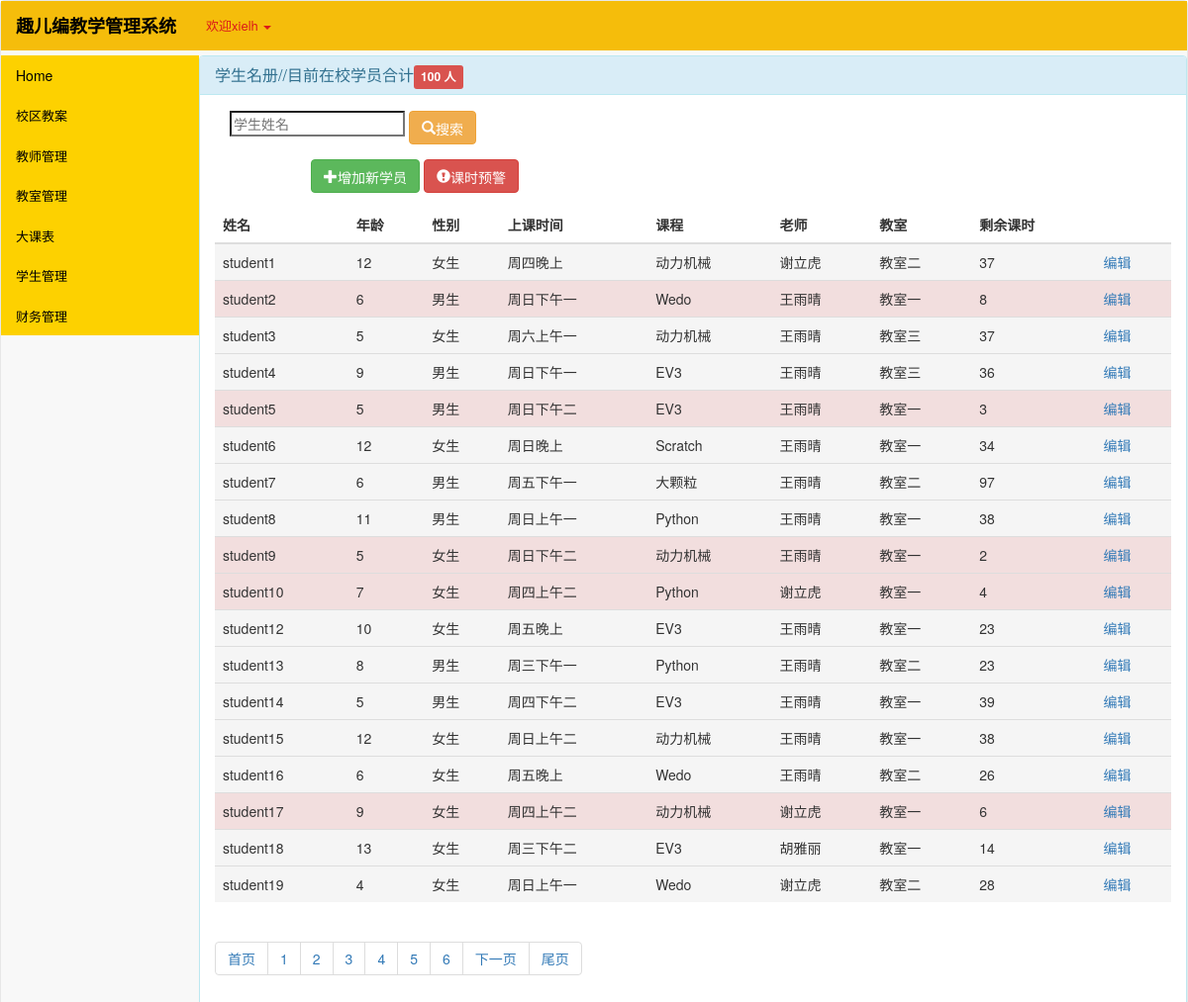
Screenshot of /student/ (signed in) with the database file from the repository.
### mainqeb/models.py (models this page shows, shortened)
class Student(models.Model):
    SEX_G=(
        ('男','男生'),
        ('女','女生')
    )
    name=models.CharField(max_length=10)  # 名字，学号，年纪，姓别，上课时间，所在教室，课程，对应老师
    age=models.IntegerField()
    gender=models.CharField(max_length=2,choices=SEX_G)
    time=models.ForeignKey(Time,related_name='students',on_delete=models.CASCADE)
    classroom=models.ForeignKey(Classroom,related_name='students',on_delete=models.CASCADE)
    curriculum=models.ForeignKey(Curriculum,related_name='students',on_delete=models.CASCADE)
    teacher=models.ForeignKey(Teacher,related_name='students',on_delete=models.CASCADE)
    Remaining_lesson_J=models.IntegerField(default=0)

class Time(models.Model):       #TODO   上课时间
    name=models.CharField(max_length=12)
    def __str__(self):
        return self.name

class Curriculum(models.Model):  #TODO  课程
    name=models.CharField(max_length=12)
    classroom=models.ForeignKey(Classroom,name='curriculum',on_delete=models.CASCADE)
    imgae=models.ImageField('照片',upload_to='img/',blank=True, null=True)
    def __str__(self):
        return self.name

class Teacher(models.Model):
    name=models.CharField(max_length=10,default=' ')
    curriculum=models.ManyToManyField(Curriculum,verbose_name='课程',default=' ',blank=True, null=True)
    imgae=models.ImageField('照片',upload_to='img/',blank=True, null=True)
    Number_of_classes=models.IntegerField(default=0)
    month=models.IntegerField(default=10)
    def __str__(self):
        return self.name

class Classroom(models.Model):   #TODO 教室
    name=models.CharField(max_length=6)
    def __str__(self):
        return self.name

### mainqeb/views.py (the view)
    def wrapper(*args,**kwargs):
        if not args[0].session.get('is_login'):
            return redirect('sign_in')
        return func(*args,**kwargs)

### mainqeb/views.py (called while the page is built)
def check_login(func):
    def wrapper(*args,**kwargs):
        if not args[0].session.get('is_login'):
            return redirect('sign_in')
        return func(*args,**kwargs)
    return wrapper

### templates/student.html (shortened to what this page needs)
{% extends 'base.html' %}
{% block Navigation %}
<div class="carousel slide" id="carousel-176804" style="margin:55px 0;">
<div class="panel panel-info">
    <div class="panel-heading">
        <h1 class="panel-title">学生名册//目前在校学员合计<span class="label label-danger">{{ students_num }} 人</span></h1>
    </div>
    <div class="panel-body">
        <div class="col-sm-4">
            <div class="form-group" style="float: left;">
                <form role="searchs" method="POST" id="searchform" >
                    {% if page == 1 %}
                        <input type="search" name="q"  placeholder="学生姓名" required >
                    {% else %}
                        <input type="search" name="q"  placeholder="学生姓名" required disabled>
                    {% endif %}
                    <button type="submit" name="search" class="glyphicon glyphicon-search  btn btn-warning" >搜索</button>
                </form>
            </div>
            <div class="form-group" style="float: right;">
                <form role="searchs" method="POST" id="searchform" >
                            <button type="submit" name="add" class="glyphicon glyphicon-plus btn btn-success ">增加新学员</button>
                            <button type="submit" name="warning" class="glyphicon glyphicon-exclamation-sign btn btn-danger ">课时预警</button>
                </form>
            </div>
        </div>
        <table class="table table-hover">
            <thead>
                <tr>
                    <th>姓名</th>
                    <th>年龄</th>
                    <th>性别</th>
                    <th>上课时间</th>
                    <th>课程</th>
                    <th>老师</th>
                    <th>教室</th>
                    <th>剩余课时</th>
                    <th></th>
                </tr>
            </thead>
            <tbody>
                {% for student in students %}
                    {% if student.Remaining_lesson_J < 10 %}
                        <tr class="active danger">
                            <td>{{ student.name }}</td>
                            <td>{{ student.age }}</td>
                            <td>{{ student.gender }}</td>
                            <td>{{ student.time }}</td>
                            <td>{{ student.curriculum }}</td>
                            <td>{{ student.teacher }}</td>
                            <td>{{ student.classroom }}</td>
                            <td>{{ student.Remaining_lesson_J }}</td>
                            <td><a href="/student/{{ student.id }}">编辑</a></td>
                        </tr>
                    {% else %}
                        <tr class="active">
                            <td>{{ student.name }}</td>
                            <td>{{ student.age }}</td>
                            <td>{{ student.gender }}</td>
                            <td>{{ student.time }}</td>
                            <td>{{ student.curriculum }}</td>
                            <td>{{ student.teacher }}</td>
                            <td>{{ student.classroom }}</td>
                            <td>{{ student.Remaining_lesson_J }}</td>
                            <td><a href="/student/{{ student.id }}">编辑</a></td>
                        </tr>
                    {% endif %}
                {% endfor %}
            </tbody>
        </table>
        <div>
            <ul class="pagination">
                <li><a href="/student/?page=1">首页</a></li>
                {% for num in students.paginator.page_range %}
                <li><a href="/student/?page={{ num }}">{{ num }}</a></li>
                {% endfor %}
                    {% if students.has_next %}
                            <li><a href="/student/?page={{ students.next_page_number }}">下一页</a></li>
                    {% endif %}
                        <li><a href="/student/?page={{ students.paginator.num_pages }}">尾页</a></li>
                    </ul>
                </div>
        </div>
    </div>
</div>
</div>
  {% endblock Navigation %}

### rows the page displays
Student: name "student1", age "12", gender "女生", time "周四晚上", curriculum "动力机械", teacher "谢立虎", classroom "教室二", Remaining_lesson_J "37"
Student: name "student2", age "6", gender "男生", time "周日下午一", curriculum "Wedo", teacher "王雨晴", classroom "教室一", Remaining_lesson_J "8"
Student: name "student3", age "5", gender "女生", time "周六上午一", curriculum "动力机械", teacher "王雨晴", classroom "教室三", Remaining_lesson_J "37"
Student: name "student4", age "9", gender "男生", time "周日下午一", curriculum "EV3", teacher "王雨晴", classroom "教室三", Remaining_lesson_J "36"
Student: name "student5", age "5", gender "男生", time "周日下午二", curriculum "EV3", teacher "王雨晴", classroom "教室一", Remaining_lesson_J "3"
Student: name "student6", age "12", gender "女生", time "周日晚上", curriculum "Scratch", teacher "王雨晴", classroom "教室一", Remaining_lesson_J "34"
Student: name "student7", age "6", gender "男生", time "周五下午一", curriculum "大颗粒", teacher "王雨晴", classroom "教室二", Remaining_lesson_J "97"
Student: name "student8", age "11", gender "男生", time "周日上午一", curriculum "Python", teacher "王雨晴", classroom "教室一", Remaining_lesson_J "38"
Student: name "student9", age "5", gender "女生", time "周日下午二", curriculum "动力机械", teacher "王雨晴", classroom "教室一", Remaining_lesson_J "2"
Student: name "student10", age "7", gender "女生", time "周四上午二", curriculum "Python", teacher "谢立虎", classroom "教室一", Remaining_lesson_J "4"
Student: name "student12", age "10", gender "女生", time "周五晚上", curriculum "EV3", teacher "王雨晴", classroom "教室一", Remaining_lesson_J "23"
Student: name "student13", age "8", gender "男生", time "周三下午一", curriculum "Python", teacher "王雨晴", classroom "教室二", Remaining_lesson_J "23"
Student: name "student14", age "5", gender "男生", time "周四下午二", curriculum "EV3", teacher "王雨晴", classroom "教室一", Remaining_lesson_J "39"
Student: name "student15", age "12", gender "女生", time "周日上午二", curriculum "动力机械", teacher "王雨晴", classroom "教室一", Remaining_lesson_J "38"
Student: name "student16", age "6", gender "女生", time "周五晚上", curriculum "Wedo", teacher "王雨晴", classroom "教室二", Remaining_lesson_J "26"
Student: name "student17", age "9", gender "女生", time "周四上午二", curriculum "动力机械", teacher "谢立虎", classroom "教室一", Remaining_lesson_J "6"
Student: name "student18", age "13", gender "女生", time "周三下午二", curriculum "EV3", teacher "胡雅丽", classroom "教室一", Remaining_lesson_J "14"
Student: name "student19", age "4", gender "女生", time "周日上午一", curriculum "Wedo", teacher "谢立虎", classroom "教室二", Remaining_lesson_J "28"

### other values shown
{{ request.session.user_name }} "xielh"
{{ students_num }} "100"
{{ num }} "1" "2" "3" "4" "5" "6"
